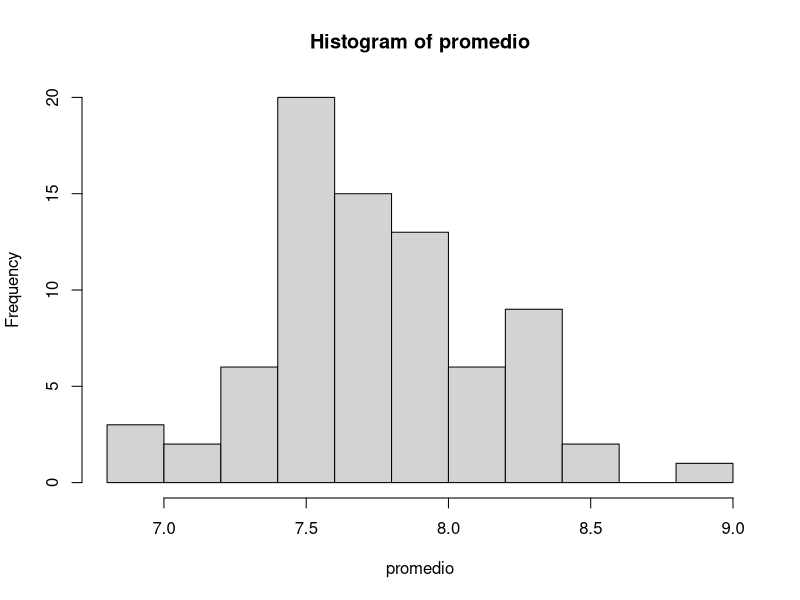
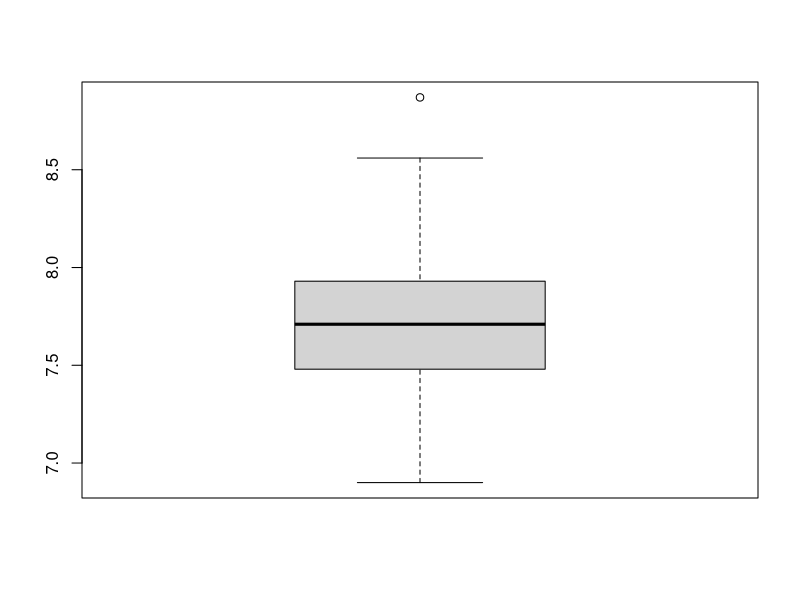

Generate these figures, in order, with R:
#Proyecto
#Leemos el csv
data <- read.csv("Base2DatosEstudiantes.csv")
View(data)

#Se obtiene el promedio para analizar
promedio <- data$Promedio
hist(promedio)
boxplot(promedio)
mean(promedio)
median(promedio)
sd(promedio)
